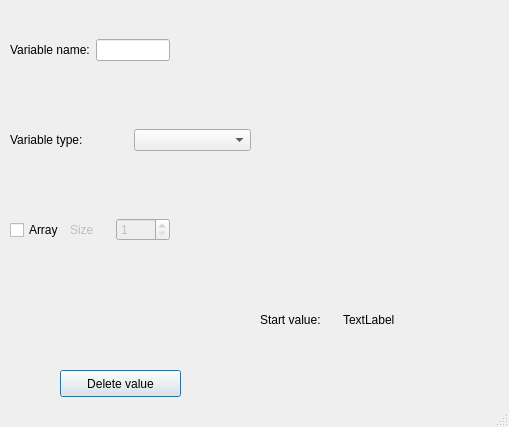
<?xml version="1.0" encoding="UTF-8"?>
<ui version="4.0">
 <class>VariableDialog</class>
 <widget class="KDialog" name="VariableDialog">
  <property name="geometry">
   <rect>
    <x>0</x>
    <y>0</y>
    <width>509</width>
    <height>427</height>
   </rect>
  </property>
  <property name="windowTitle">
   <string>Variable</string>
  </property>
  <property name="sizeGripEnabled">
   <bool>true</bool>
  </property>
  <property name="modal">
   <bool>true</bool>
  </property>
  <widget class="QWidget" name="horizontalLayoutWidget">
   <property name="geometry">
    <rect>
     <x>10</x>
     <y>10</y>
     <width>160</width>
     <height>80</height>
    </rect>
   </property>
   <layout class="QHBoxLayout" name="horizontalLayout">
    <item>
     <widget class="QLabel" name="label">
      <property name="text">
       <string>Variable name:</string>
      </property>
     </widget>
    </item>
    <item>
     <widget class="KLineEdit" name="klineedit"/>
    </item>
   </layout>
  </widget>
  <widget class="QWidget" name="horizontalLayoutWidget_2">
   <property name="geometry">
    <rect>
     <x>10</x>
     <y>100</y>
     <width>241</width>
     <height>80</height>
    </rect>
   </property>
   <layout class="QHBoxLayout" name="horizontalLayout_2">
    <item>
     <widget class="QLabel" name="label_2">
      <property name="text">
       <string>Variable type:</string>
      </property>
     </widget>
    </item>
    <item>
     <widget class="KComboBox" name="kcombobox"/>
    </item>
   </layout>
  </widget>
  <widget class="QWidget" name="horizontalLayoutWidget_3">
   <property name="geometry">
    <rect>
     <x>10</x>
     <y>190</y>
     <width>160</width>
     <height>80</height>
    </rect>
   </property>
   <layout class="QHBoxLayout" name="horizontalLayout_3">
    <item>
     <widget class="QCheckBox" name="checkBox">
      <property name="text">
       <string>Array</string>
      </property>
     </widget>
    </item>
    <item>
     <widget class="QLabel" name="label_3">
      <property name="enabled">
       <bool>false</bool>
      </property>
      <property name="text">
       <string>Size</string>
      </property>
     </widget>
    </item>
    <item>
     <widget class="KIntSpinBox" name="kintspinbox">
      <property name="enabled">
       <bool>false</bool>
      </property>
      <property name="minimum">
       <number>1</number>
      </property>
      <property name="maximum">
       <number>8191</number>
      </property>
     </widget>
    </item>
   </layout>
  </widget>
  <widget class="QWidget" name="horizontalLayoutWidget_4">
   <property name="geometry">
    <rect>
     <x>260</x>
     <y>280</y>
     <width>160</width>
     <height>80</height>
    </rect>
   </property>
   <layout class="QHBoxLayout" name="horizontalLayout_4">
    <item>
     <widget class="QLabel" name="label_4">
      <property name="text">
       <string>Start value:</string>
      </property>
     </widget>
    </item>
    <item>
     <widget class="QLabel" name="label_5">
      <property name="text">
       <string>TextLabel</string>
      </property>
     </widget>
    </item>
   </layout>
  </widget>
  <widget class="KPushButton" name="kpushbutton">
   <property name="geometry">
    <rect>
     <x>60</x>
     <y>370</y>
     <width>121</width>
     <height>27</height>
    </rect>
   </property>
   <property name="text">
    <string>Delete value</string>
   </property>
  </widget>
 </widget>
 <customwidgets>
  <customwidget>
   <class>KDialog</class>
   <extends>QDialog</extends>
   <header>kdialog.h</header>
   <container>1</container>
  </customwidget>
  <customwidget>
   <class>KIntSpinBox</class>
   <extends>QSpinBox</extends>
   <header>knuminput.h</header>
  </customwidget>
  <customwidget>
   <class>KPushButton</class>
   <extends>QPushButton</extends>
   <header>kpushbutton.h</header>
  </customwidget>
  <customwidget>
   <class>KLineEdit</class>
   <extends>QLineEdit</extends>
   <header>klineedit.h</header>
  </customwidget>
  <customwidget>
   <class>KComboBox</class>
   <extends>QComboBox</extends>
   <header>kcombobox.h</header>
  </customwidget>
 </customwidgets>
 <resources/>
 <connections>
  <connection>
   <sender>checkBox</sender>
   <signal>clicked(bool)</signal>
   <receiver>label_3</receiver>
   <slot>setEnabled(bool)</slot>
   <hints>
    <hint type="sourcelabel">
     <x>40</x>
     <y>230</y>
    </hint>
    <hint type="destinationlabel">
     <x>91</x>
     <y>227</y>
    </hint>
   </hints>
  </connection>
  <connection>
   <sender>checkBox</sender>
   <signal>clicked(bool)</signal>
   <receiver>kintspinbox</receiver>
   <slot>setEnabled(bool)</slot>
   <hints>
    <hint type="sourcelabel">
     <x>22</x>
     <y>236</y>
    </hint>
    <hint type="destinationlabel">
     <x>135</x>
     <y>230</y>
    </hint>
   </hints>
  </connection>
 </connections>
</ui>
